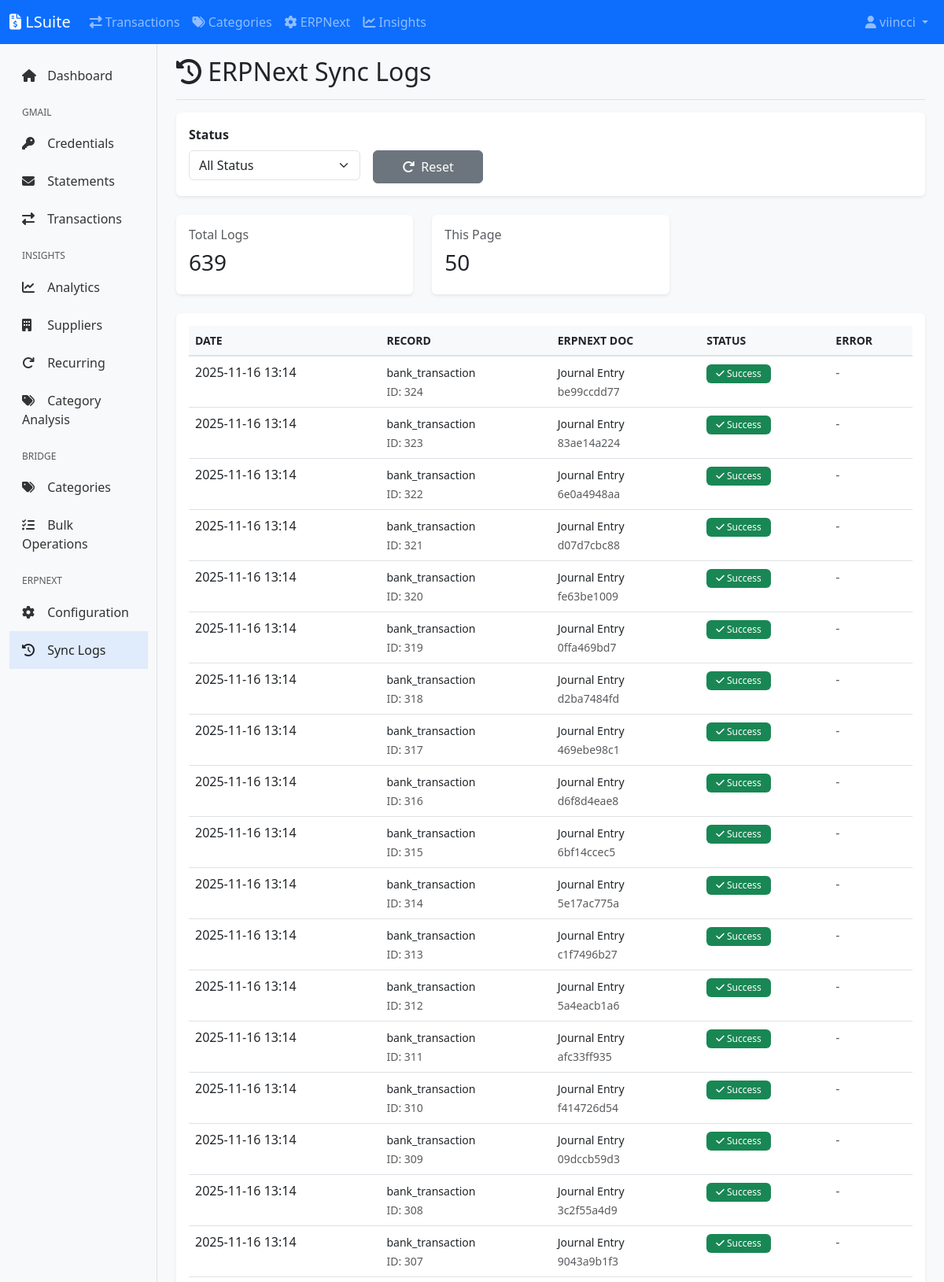
Page /erpnext/sync-logs (signed in, upper part) on the committed database.
### lsuite/models.py (models this page shows, shortened)
class User(UserMixin, db.Model):
    __tablename__ = 'users'
    id = db.Column(db.Integer, primary_key=True)
    username = db.Column(db.String(80), unique=True, nullable=False, index=True)
    email = db.Column(db.String(120), unique=True, nullable=False, index=True)
    password_hash = db.Column(db.String(255), nullable=False)
    first_name = db.Column(db.String(50))
    last_name = db.Column(db.String(50))
    is_active = db.Column(db.Boolean, default=True)
    is_admin = db.Column(db.Boolean, default=False)
    created_at = db.Column(db.DateTime, default=datetime.utcnow)
    updated_at = db.Column(db.DateTime, default=datetime.utcnow, onupdate=datetime.utcnow)
    ai_enabled = db.Column(db.Boolean, default=True)
    ai_model = db.Column(db.String(50), default='claude-haiku-4.5')
    ai_can_access_files = db.Column(db.Boolean, default=True)
    ai_can_edit_files = db.Column(db.Boolean, default=True)
    bank_accounts = db.relationship('BankAccount', backref='user', lazy='dynamic', cascade='all, delete-orphan')
    transactions = db.relationship('Transaction', backref='user', lazy='dynamic', cascade='all, delete-orphan')
    bank_transactions = db.relationship('BankTransaction', backref='user', lazy='dynamic', cascade='all, delete-orphan')
    invoices = db.relationship('Invoice', backref='user', lazy='dynamic', cascade='all, delete-orphan')
    email_statements = db.relationship('EmailStatement', backref='user', lazy='dynamic', cascade='all, delete-orphan')

class ERPNextSyncLog(db.Model):
    __tablename__ = 'erpnext_sync_logs'
    id = db.Column(db.Integer, primary_key=True)
    config_id = db.Column(db.Integer, db.ForeignKey('erpnext_configs.id'), nullable=False)
    record_type = db.Column(db.String(50), nullable=False)
    record_id = db.Column(db.Integer, nullable=False)
    erpnext_doctype = db.Column(db.String(100))
    erpnext_doc_name = db.Column(db.String(200))
    status = db.Column(db.String(20), nullable=False)
    error_message = db.Column(db.Text)
    sync_date = db.Column(db.DateTime, default=datetime.utcnow)

### lsuite/erpnext/routes.py (the view)
@erpnext_bp.route('/sync-logs')
@login_required
def sync_logs():
    page = request.args.get('page', 1, type=int)
    per_page = 50
    logs = ERPNextSyncLog.query.join(ERPNextConfig).filter(
        ERPNextConfig.user_id == current_user.id
    ).order_by(
        ERPNextSyncLog.sync_date.desc()
    ).paginate(page=page, per_page=per_page, error_out=False)
    return render_template('erpnext/sync_logs.html', logs=logs)

### lsuite/extensions.py (called while the page is built)
@login_manager.user_loader
def load_user(user_id):
    from lsuite.models import User
    return User.query.get(int(user_id))

### lsuite/templates/erpnext/sync_logs.html (shortened to what this page needs)
{% extends "base.html" %}
{% block content %}
<div class="d-flex justify-content-between align-items-center pt-3 pb-2 mb-3 border-bottom">
    <h1 class="h2"><i class="fas fa-history"></i> ERPNext Sync Logs</h1>
</div>
<div class="card mb-4">
    <div class="card-body">
        <form method="GET" action="{{ url_for('erpnext.sync_logs') }}" class="row g-3">
            <div class="col-md-3">
                <label class="form-label">Status</label>
                <select name="status" class="form-select" onchange="this.form.submit()">
                    <option value="">All Status</option>
                </select>
            </div>
            <div class="col-md-2">
                <label class="form-label">&nbsp;</label>
                <a href="{{ url_for('erpnext.sync_logs') }}" class="btn btn-secondary w-100">
                    <i class="fas fa-redo"></i> Reset
                </a>
            </div>
        </form>
    </div>
</div>
<div class="row mb-4">
    <div class="col-md-4">
        <div class="card">
            <div class="card-body">
                <h6 class="text-muted">Total Logs</h6>
                <h3>{{ logs.total }}</h3>
            </div>
        </div>
    </div>
    <div class="col-md-4">
        <div class="card">
            <div class="card-body">
                <h6 class="text-muted">This Page</h6>
                <h3>{{ logs.items|length }}</h3>
            </div>
        </div>
    </div>
</div>
{% if logs.items %}
<div class="card">
    <div class="card-body">
        <div class="table-responsive">
            <table class="table table-hover">
                <thead>
                    <tr>
                        <th>Date</th>
                        <th>Record</th>
                        <th>ERPNext Doc</th>
                        <th>Status</th>
                        <th>Error</th>
                    </tr>
                </thead>
                <tbody>
                    {% for log in logs.items %}
                    <tr>
                        <td>{{ log.sync_date.strftime('%Y-%m-%d %H:%M') if log.sync_date }}</td>
                        <td>
                            <small>
                                {{ log.record_type }}
                                <br>
                                <span class="text-muted">ID: {{ log.record_id }}</span>
                            </small>
                        </td>
                        <td>
                            {% if log.erpnext_doc_name %}
                                <small>
                                    {{ log.erpnext_doctype }}
                                    <br>
                                    <span class="text-muted">{{ log.erpnext_doc_name }}</span>
                                </small>
                            {% else %}
                                <span class="text-muted">-</span>
                            {% endif %}
                        </td>
                        <td>
                            {% if log.status == 'success' %}
                                <span class="badge bg-success">
                                    <i class="fas fa-check"></i> Success
                                </span>
                            {% elif log.status == 'failed' %}
                                <span class="badge bg-danger">
                                    <i class="fas fa-times"></i> Failed
                                </span>
                            {% else %}
                                <span class="badge bg-secondary">
                                    <i class="fas fa-clock"></i> Pending
                                </span>
                            {% endif %}
                        </td>
                        <td>
                            {% if log.error_message %}
                                <small class="text-danger">{{ log.error_message[:100] }}...</small>
                            {% else %}
                                <span class="text-muted">-</span>
                            {% endif %}
                        </td>
                    </tr>
                    {% endfor %}
                </tbody>
            </table>
        </div>
    </div>
</div>
{% else %}
<div class="alert alert-info">
    <i class="fas fa-info-circle"></i>
    No sync logs found. Sync some transactions to see logs here.
</div>
{% endif %}
{% endblock %}

### lsuite/templates/components/navbar.html (shortened to what this page needs)
<nav class="navbar navbar-expand-lg navbar-dark bg-primary">
    <div class="container-fluid">
        <a class="navbar-brand" href="{{ url_for('main.index') if current_user.is_authenticated else url_for('auth.login') }}">
            <i class="fas fa-file-invoice-dollar"></i> LSuite
        </a>
        <div class="collapse navbar-collapse" id="navbarNav">
            {% if current_user.is_authenticated %}
            <ul class="navbar-nav me-auto">
                <li class="nav-item">
                    <a class="nav-link" href="{{ url_for('gmail.transactions') }}">
                        <i class="fas fa-exchange-alt"></i> Transactions
                    </a>
                </li>
                <li class="nav-item">
                    <a class="nav-link" href="{{ url_for('bridge.categories') }}">
                        <i class="fas fa-tags"></i> Categories
                    </a>
                </li>
                <li class="nav-item">
                    <a class="nav-link" href="{{ url_for('erpnext.configs') }}">
                        <i class="fas fa-cog"></i> ERPNext
                    </a>
                </li>
                <li class="nav-item">
                    <a class="nav-link" href="{{ url_for('insights.dashboard') }}">
                        <i class="fas fa-chart-line"></i> Insights
                    </a>
                </li>
            </ul>
            {% endif %}
            <ul class="navbar-nav ms-auto">
                {% if current_user.is_authenticated %}
                    <li class="nav-item dropdown">
                        <a class="nav-link dropdown-toggle" href="#" id="userDropdown" role="button" data-bs-toggle="dropdown">
                            <i class="fas fa-user"></i> {{ current_user.username }}
                        </a>
                    </li>
                {% endif %}
            </ul>
        </div>
    </div>
</nav>

### lsuite/static/css/style.css (style rules this page uses)
body { font-family: 'Segoe UI', Tahoma, Geneva, Verdana, sans-serif; background-color: #f8f9fa; }
.card { border: none; box-shadow: 0 0.125rem 0.25rem rgba(0, 0, 0, .075); transition: transform 0.2s, box-shadow 0.2s; }
.btn { border-radius: 0.375rem; font-weight: 500; padding: 0.5rem 1rem; }
.btn i { margin-right: 0.25rem; }
.table { background-color: #fff; }
.table thead th { background-color: #f8f9fa; border-bottom: 2px solid #dee2e6; font-weight: 600; text-transform: uppercase; font-size: 0.875rem; }
.badge { padding: 0.375rem 0.75rem; font-weight: 500; }
.form-label { font-weight: 600; margin-bottom: 0.5rem; }

### rows in the picture
User: username "viincci"
ERPNextSyncLog: sync_date "2025-11-16 13:14", record_type "bank_transaction", record_id "324", erpnext_doctype "Journal Entry", erpnext_doc_name "be99ccdd77", status "success" (drawn)
ERPNextSyncLog: sync_date "2025-11-16 13:14", record_type "bank_transaction", record_id "323", erpnext_doctype "Journal Entry", erpnext_doc_name "83ae14a224", status "success" (drawn)
ERPNextSyncLog: sync_date "2025-11-16 13:14", record_type "bank_transaction", record_id "322", erpnext_doctype "Journal Entry", erpnext_doc_name "6e0a4948aa", status "success" (drawn)
ERPNextSyncLog: sync_date "2025-11-16 13:14", record_type "bank_transaction", record_id "321", erpnext_doctype "Journal Entry", erpnext_doc_name "d07d7cbc88", status "success" (drawn)
ERPNextSyncLog: sync_date "2025-11-16 13:14", record_type "bank_transaction", record_id "320", erpnext_doctype "Journal Entry", erpnext_doc_name "fe63be1009", status "success" (drawn)
ERPNextSyncLog: sync_date "2025-11-16 13:14", record_type "bank_transaction", record_id "319", erpnext_doctype "Journal Entry", erpnext_doc_name "0ffa469bd7", status "success" (drawn)
ERPNextSyncLog: sync_date "2025-11-16 13:14", record_type "bank_transaction", record_id "318", erpnext_doctype "Journal Entry", erpnext_doc_name "d2ba7484fd", status "success" (drawn)
ERPNextSyncLog: sync_date "2025-11-16 13:14", record_type "bank_transaction", record_id "317", erpnext_doctype "Journal Entry", erpnext_doc_name "469ebe98c1", status "success" (drawn)
ERPNextSyncLog: sync_date "2025-11-16 13:14", record_type "bank_transaction", record_id "316", erpnext_doctype "Journal Entry", erpnext_doc_name "d6f8d4eae8", status "success" (drawn)
ERPNextSyncLog: sync_date "2025-11-16 13:14", record_type "bank_transaction", record_id "315", erpnext_doctype "Journal Entry", erpnext_doc_name "6bf14ccec5", status "success" (drawn)
ERPNextSyncLog: sync_date "2025-11-16 13:14", record_type "bank_transaction", record_id "314", erpnext_doctype "Journal Entry", erpnext_doc_name "5e17ac775a", status "success" (drawn)
ERPNextSyncLog: sync_date "2025-11-16 13:14", record_type "bank_transaction", record_id "313", erpnext_doctype "Journal Entry", erpnext_doc_name "c1f7496b27", status "success" (drawn)
ERPNextSyncLog: sync_date "2025-11-16 13:14", record_type "bank_transaction", record_id "312", erpnext_doctype "Journal Entry", erpnext_doc_name "5a4eacb1a6", status "success" (drawn)
ERPNextSyncLog: sync_date "2025-11-16 13:14", record_type "bank_transaction", record_id "311", erpnext_doctype "Journal Entry", erpnext_doc_name "afc33ff935", status "success" (drawn)
ERPNextSyncLog: sync_date "2025-11-16 13:14", record_type "bank_transaction", record_id "310", erpnext_doctype "Journal Entry", erpnext_doc_name "f414726d54", status "success" (drawn)
ERPNextSyncLog: sync_date "2025-11-16 13:14", record_type "bank_transaction", record_id "309", erpnext_doctype "Journal Entry", erpnext_doc_name "09dccb59d3", status "success" (drawn)
ERPNextSyncLog: sync_date "2025-11-16 13:14", record_type "bank_transaction", record_id "308", erpnext_doctype "Journal Entry", erpnext_doc_name "3c2f55a4d9", status "success" (drawn)
ERPNextSyncLog: sync_date "2025-11-16 13:14", record_type "bank_transaction", record_id "307", erpnext_doctype "Journal Entry", erpnext_doc_name "9043a9b1f3", status "success" (drawn)

### other values in the picture
{{ logs.total }} "639"
{{ logs.items|length }} "50"
